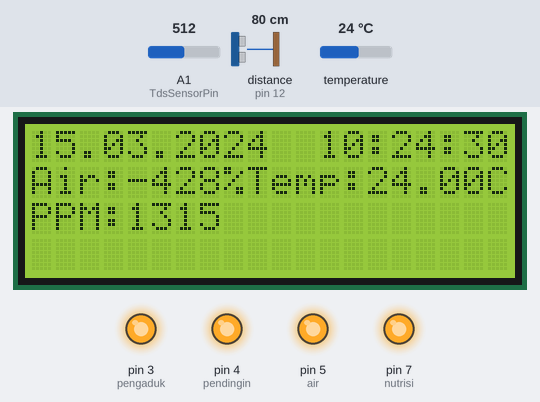
Simulated run of this sketch. Board: Arduino Uno, built with avr-gcc and run on an emulated ATmega328P. Shown: 20×4 character LCD, output pins drawn as LEDs (lit = HIGH). Wiring (inferred from the names in the program): ultrasonic range finder: trigger pin 11; echo pin 12. The inputs (shaded band) are chosen by the test bench; at power-on: distance to the obstacle (sensor on pin 12) 80 cm, temperature 24 °C, A1 (TdsSensorPin) = 512. The echo pulse lasts 58.3 µs per cm; the local clock reads 2024-03-15 10:24:30 at power-on unless the sketch sets it; pins used as bus, display or sensor lines are not drawn.

Above: at 1.2 s.
1.3 s: distance to the obstacle (sensor on pin 12) set to 250 cm
At 5.2 s:
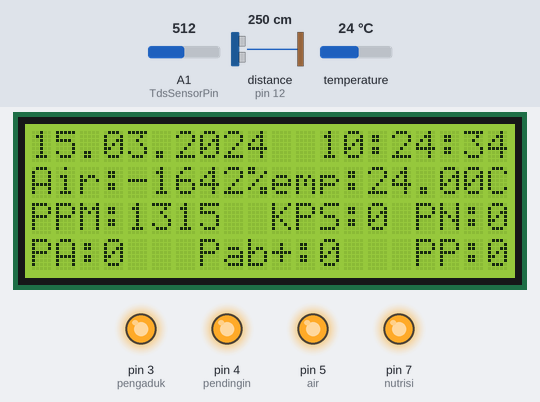
5.5 s: temperature set to 31.4 °C
At 6.7 s:
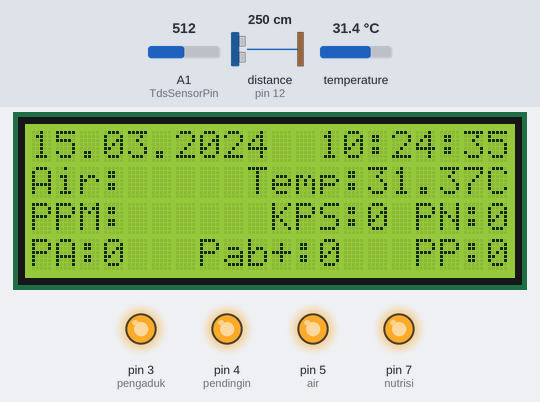
7.4 s: temperature set to 32.6 °C
At 8.7 s:
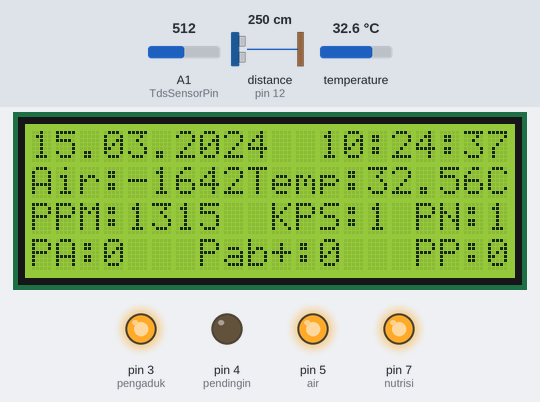
Timing chart, 0 to 10.4 s (numbered marks = the images above; inputs shaded):
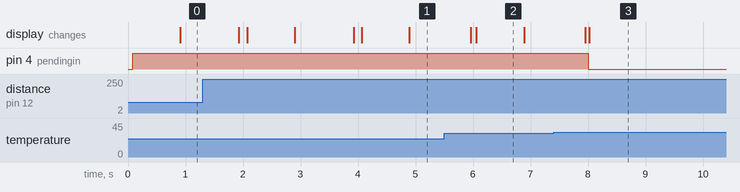

Measured:
- the behaviour switches between 32 and 32.1 °C on temperature (found by bisection; images 2 and 3)
- after the input at 1.3 s, the display: first differs from a run without the input after 1.6 s (image 1 shows a later state)
- after the input at 7.4 s, pin 4 (pendingin): HIGH → LOW after 0.60 s
- what the display in image 2 shows lasts 0.8 s, from 6.1 s to 6.9 s

The sketch:

Fix.ino
```cpp
#include <LiquidCrystal_I2C.h>
#include <DS3231.h>
#include <Wire.h>
#include <OneWire.h>
#include <DallasTemperature.h>
#include "GravityTDS.h"
#define TdsSensorPin A1
#define echoPin 12
#define trigPin 11

int maximumRange = 200;
int minimumRange = 00;
long duration, distance;
const int pendingin = 4; //pin4
const int air = 5; //pin5
const int pengaduk = 3; //pin3
const int nutrisi = 7; //pin7
int relayON = LOW; //relay nyala
int relayOFF = HIGH; //relay mati
int a = 0;

GravityTDS gravityTds;
float temperature = 25,tdsValue = 0;

OneWire pin_DS18B20(2);
DallasTemperature DS18B20(&pin_DS18B20);

LiquidCrystal_I2C lcd(0x27, 20, 4);
DS3231  rtc(SDA, SCL);

Time  t;

int Hor;
int Min;
int Sec;
int hari=1;
int ppm=0;
int tambah=0;
int kurang=0;
int potong=0;
int potongg=0;

void setup()
{
  Serial.begin(9600); //set komunikasi baut serial monitor pada 115200
  pinMode(trigPin, OUTPUT);
  pinMode(echoPin, INPUT);
  lcd.begin();
  gravityTds.setPin(TdsSensorPin);
  gravityTds.setAref(5.0);
  gravityTds.setAdcRange(1024);
  gravityTds.begin();
  rtc.begin();
  lcd.backlight();
  DS18B20.begin();
  lcd.clear();
  pinMode(pendingin, OUTPUT);
  pinMode(air, OUTPUT);
  pinMode(pengaduk, OUTPUT);
  pinMode(nutrisi, OUTPUT);
  digitalWrite(pendingin, relayOFF);
  digitalWrite(air, relayOFF);
  digitalWrite(pengaduk, relayOFF);
  digitalWrite(nutrisi, relayOFF);
}

void TDS(){
  gravityTds.setTemperature(temperature);
  gravityTds.update();
  tdsValue = gravityTds.getTdsValue();

  int tds = tdsValue;
  float tdss;
  tdss = 1*tds;
  int tdsss;
  tdsss = tds+tdss;

  lcd.setCursor(0,2);
  lcd.print("PPM:");
  lcd.print(tdsValue,0); //tdsss
}

void Air(){
  int persen;
  lcd.setCursor(0,1);
  persen=map(distance, 20, 6, 0, 100);
  lcd.print("Air:");
  lcd.print(persen);
  lcd.print("%");
}

void Suhu(){
  lcd.setCursor(9,1);
  lcd.print("Temp:");
  lcd.print(DS18B20.getTempCByIndex(0));
  lcd.print("C");
}
void sistemsuhu(){
  float jml;
  lcd.setCursor(0,3);
  lcd.print("PA:0");
  lcd.setCursor(7,3);
  lcd.print("Pab+:0");
  lcd.setCursor(16,3);
  lcd.print("PP:0");
  if(DS18B20.getTempCByIndex(0) > 32){
    digitalWrite(pendingin, relayON);
    jml =(9259.9*DS18B20.getTempCByIndex(0)) - 161904;
    lcd.setCursor(10,2);
    lcd.print("KPS:1");
    lcd.setCursor(16,2);
    lcd.print("PN:1");

    delay(jml);
  }else if(DS18B20.getTempCByIndex(0) < 32){
    digitalWrite(pendingin, relayOFF);
    lcd.setCursor(10,2);
    lcd.print("KPS:0");
    lcd.setCursor(16,2);
    lcd.print("PN:0");
  }
}

void loop()
{
  float jml;
  int persen;
  t = rtc.getTime();
  Hor = t.hour;
  Min = t.min;
  Sec = t.sec;
  DS18B20.requestTemperatures();

  digitalWrite(trigPin, LOW);delayMicroseconds(2);
  digitalWrite(trigPin, HIGH);delayMicroseconds(10);
  digitalWrite(trigPin, LOW);
  duration = pulseIn(echoPin, HIGH);

  distance = duration/58.2;

  //Serial.print(rtc.getDOWStr()); //prosedur pembacaan hari
  //Serial.print(" ");

  //Serial.print(rtc.getDateStr()); //prosedur pembacaan tanggal
  //Serial.print(" -- ");

  //Serial.println(rtc.getTimeStr()); //prosedur pembacaan waktu

  lcd.setCursor(0,0);
  lcd.print(rtc.getDateStr());
  lcd.setCursor(12,0);
  lcd.print(rtc.getTimeStr());

  Suhu();
  TDS();
  Air();
  delay (1000);
  lcd.setCursor(0,0);
  lcd.print(rtc.getDateStr());
  lcd.setCursor(12,0);
  lcd.print(rtc.getTimeStr());

  Suhu();
  TDS();
  Air();

  if(Hor == 12 && Min < 16){
    Suhu();
    TDS();
    Air();
    while(persen < 80){
      Suhu();
      TDS();
      Air();
      digitalWrite(air, relayON);
      digitalWrite(pengaduk, relayON);
      lcd.setCursor(0,3);
      lcd.print("PA:1");
      lcd.setCursor(16,3);
      lcd.print("PP:1");

      lcd.setCursor(10,2);
      lcd.print("KPS:0");
      lcd.setCursor(16,2);
      lcd.print("PN:0");
    }
      Suhu();
      TDS();
      Air();
      digitalWrite(air, relayOFF);
      digitalWrite(pengaduk, relayOFF);
      lcd.setCursor(0,3);
      lcd.print("PA:0");
      lcd.setCursor(16,3);
      lcd.print("PP:0");

      lcd.setCursor(10,2);
      lcd.print("KPS:0");
      lcd.setCursor(16,2);
      lcd.print("PN:0");

  }else if(Hor == 12 && Min > 15 && Min < 30){
    Suhu();
    TDS();
    Air();
    lcd.setCursor(0,3);
    lcd.print("PA:0");
    if(tdsValue < 1100){
      Suhu();
      TDS();
      Air();
      int tds = tdsValue;
      digitalWrite(nutrisi, relayON);
      digitalWrite(pengaduk, relayON);
      jml =(-1.3298*tds) + 1608;
      lcd.setCursor(7,3);
      lcd.print("Pab+:1");
      lcd.setCursor(16,3);
      lcd.print("PP:1");
      delay(jml);
      digitalWrite(nutrisi, relayOFF);
      lcd.setCursor(7,3);
      lcd.print("Pab+:0");
      delay(5000);
      lcd.setCursor(16,3);
      lcd.print("PP:0");
      digitalWrite(pengaduk, relayOFF);
      lcd.setCursor(0,3);
      lcd.print("PA:0");

      lcd.setCursor(10,2);
      lcd.print("KPS:0");
      lcd.setCursor(16,2);
      lcd.print("PN:0");

    }else if(tdsValue > 1100){
      Suhu();
      TDS();
      Air();
      digitalWrite(nutrisi, relayOFF);
      digitalWrite(pengaduk, relayOFF);
      lcd.setCursor(7,3);
      lcd.print("Pab+:0");
      lcd.setCursor(16,3);
      lcd.print("PP:0");

      lcd.setCursor(0,3);
      lcd.print("PA:0");

      lcd.setCursor(10,2);
      lcd.print("KPS:0");
      lcd.setCursor(16,2);
      lcd.print("PN:0");
    }

  }else if (Hor < 12 || Hor > 12){
    Suhu();
    sistemsuhu();
  }else if (Hor == 12 && Min > 29 ){
    Suhu();
    sistemsuhu();
  }

  if(persen < 0){
    persen = 0;
  }else if(persen < 100){
    persen = 100;
  }

  delay (10); //waktu tunda 1 detik per cycle

  lcd.setCursor(4,2);
  lcd.print("      ");
  lcd.setCursor(4,1);
  lcd.print("     ");
}
```
